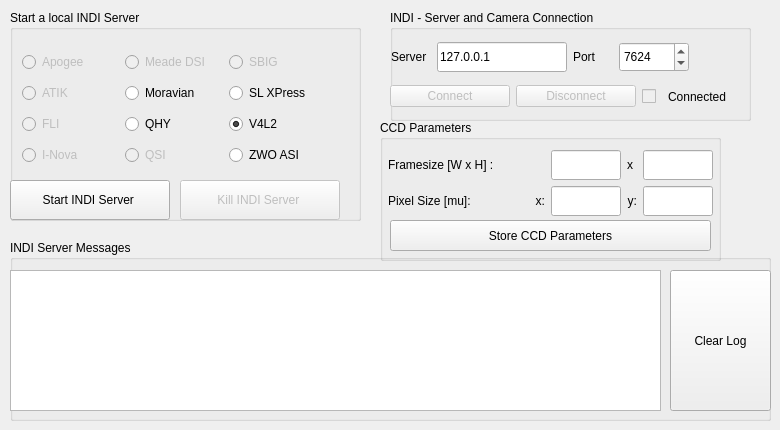
    <widget class="QWidget" name="INDITab">
     <attribute name="title">
      <string>INDI/CCD</string>
     </attribute>
     <widget class="QGroupBox" name="gbINDI">
      <property name="geometry">
       <rect>
        <x>390</x>
        <y>10</y>
        <width>361</width>
        <height>111</height>
       </rect>
      </property>
      <property name="title">
       <string>INDI - Server and Camera Connection</string>
      </property>
      <widget class="QWidget" name="layoutWidget">
       <property name="geometry">
        <rect>
         <x>1</x>
         <y>31</y>
         <width>298</width>
         <height>32</height>
        </rect>
       </property>
       <layout class="QHBoxLayout" name="horizontalLayout">
        <item>
         <widget class="QLabel" name="indiserverlabel">
          <property name="text">
           <string>Server</string>
          </property>
         </widget>
        </item>
        <item>
         <widget class="QLineEdit" name="leINDIServer">
          <property name="minimumSize">
           <size>
            <width>130</width>
            <height>30</height>
           </size>
          </property>
          <property name="maximumSize">
           <size>
            <width>130</width>
            <height>30</height>
           </size>
          </property>
          <property name="text">
           <string>127.0.0.1</string>
          </property>
         </widget>
        </item>
        <item>
         <widget class="QLabel" name="indiportlabel">
          <property name="text">
           <string>Port</string>
          </property>
         </widget>
        </item>
        <item>
         <widget class="QSpinBox" name="sbINDIPort">
          <property name="minimumSize">
           <size>
            <width>70</width>
            <height>30</height>
           </size>
          </property>
          <property name="maximumSize">
           <size>
            <width>70</width>
            <height>30</height>
           </size>
          </property>
          <property name="maximum">
           <number>255000</number>
          </property>
          <property name="value">
           <number>7624</number>
          </property>
         </widget>
        </item>
       </layout>
      </widget>
      <widget class="QWidget" name="layoutWidget">
       <property name="geometry">
        <rect>
         <x>0</x>
         <y>70</y>
         <width>355</width>
         <height>33</height>
        </rect>
       </property>
       <layout class="QHBoxLayout" name="horizontalLayout_2">
        <item>
         <widget class="QPushButton" name="pbConnectToServer">
          <property name="enabled">
           <bool>false</bool>
          </property>
          <property name="minimumSize">
           <size>
            <width>120</width>
            <height>0</height>
           </size>
          </property>
          <property name="maximumSize">
           <size>
            <width>120</width>
            <height>16777215</height>
           </size>
          </property>
          <property name="text">
           <string>Connect</string>
          </property>
         </widget>
        </item>
        <item>
         <widget class="QPushButton" name="pbDisconnectFromServer">
          <property name="enabled">
           <bool>false</bool>
          </property>
          <property name="minimumSize">
           <size>
            <width>120</width>
            <height>0</height>
           </size>
          </property>
          <property name="maximumSize">
           <size>
            <width>120</width>
            <height>16777215</height>
           </size>
          </property>
          <property name="text">
           <string>Disconnect</string>
          </property>
         </widget>
        </item>
        <item>
         <widget class="QCheckBox" name="cbIndiIsUp">
          <property name="enabled">
           <bool>false</bool>
          </property>
          <property name="minimumSize">
           <size>
            <width>20</width>
            <height>0</height>
           </size>
          </property>
          <property name="maximumSize">
           <size>
            <width>20</width>
            <height>16777215</height>
           </size>
          </property>
          <property name="text">
           <string/>
          </property>
          <property name="checkable">
           <bool>true</bool>
          </property>
         </widget>
        </item>
        <item>
         <widget class="QLabel" name="lINDI">
          <property name="text">
           <string>Connected</string>
          </property>
         </widget>
        </item>
       </layout>
      </widget>
     </widget>
     <widget class="QGroupBox" name="gbStartINDI">
      <property name="enabled">
       <bool>true</bool>
      </property>
      <property name="geometry">
       <rect>
        <x>10</x>
        <y>10</y>
        <width>351</width>
        <height>211</height>
       </rect>
      </property>
      <property name="title">
       <string>Start a local INDI Server</string>
      </property>
      <widget class="QPushButton" name="pbStartINDIServer">
       <property name="geometry">
        <rect>
         <x>0</x>
         <y>170</y>
         <width>160</width>
         <height>40</height>
        </rect>
       </property>
       <property name="minimumSize">
        <size>
         <width>160</width>
         <height>40</height>
        </size>
       </property>
       <property name="maximumSize">
        <size>
         <width>160</width>
         <height>40</height>
        </size>
       </property>
       <property name="text">
        <string>Start INDI Server </string>
       </property>
      </widget>
      <widget class="QWidget" name="layoutWidget">
       <property name="geometry">
        <rect>
         <x>12</x>
         <y>37</y>
         <width>304</width>
         <height>124</height>
        </rect>
       </property>
       <layout class="QGridLayout" name="gridLayout_12">
        <item row="0" column="0">
         <widget class="QRadioButton" name="rbApogee">
          <property name="enabled">
           <bool>false</bool>
          </property>
          <property name="text">
           <string>Apogee</string>
          </property>
         </widget>
        </item>
        <item row="0" column="1">
         <widget class="QRadioButton" name="rbMeadeDSI">
          <property name="enabled">
           <bool>false</bool>
          </property>
          <property name="text">
           <string>Meade DSI</string>
          </property>
         </widget>
        </item>
        <item row="0" column="2">
         <widget class="QRadioButton" name="rbSBIG">
          <property name="enabled">
           <bool>false</bool>
          </property>
          <property name="text">
           <string>SBIG</string>
          </property>
         </widget>
        </item>
        <item row="1" column="0">
         <widget class="QRadioButton" name="rbATIK">
          <property name="enabled">
           <bool>false</bool>
          </property>
          <property name="text">
           <string>ATIK</string>
          </property>
         </widget>
        </item>
        <item row="1" column="1">
         <widget class="QRadioButton" name="rbMoravian">
          <property name="enabled">
           <bool>true</bool>
          </property>
          <property name="text">
           <string>Moravian</string>
          </property>
         </widget>
        </item>
        <item row="1" column="2">
         <widget class="QRadioButton" name="rbSLXPress">
          <property name="enabled">
           <bool>true</bool>
          </property>
          <property name="text">
           <string>SL XPress</string>
          </property>
         </widget>
        </item>
        <item row="2" column="0">
         <widget class="QRadioButton" name="rbFLI">
          <property name="enabled">
           <bool>false</bool>
          </property>
          <property name="text">
           <string>FLI</string>
          </property>
         </widget>
        </item>
        <item row="2" column="1">
         <widget class="QRadioButton" name="rbQHYINDI">
          <property name="text">
           <string>QHY</string>
          </property>
          <property name="checked">
           <bool>false</bool>
          </property>
         </widget>
        </item>
        <item row="2" column="2">
         <widget class="QRadioButton" name="rbV4L2INDI">
          <property name="enabled">
           <bool>true</bool>
          </property>
          <property name="text">
           <string>V4L2</string>
          </property>
          <property name="checked">
           <bool>true</bool>
          </property>
         </widget>
        </item>
        <item row="3" column="0">
         <widget class="QRadioButton" name="rbINova">
          <property name="enabled">
           <bool>false</bool>
          </property>
          <property name="text">
           <string>I-Nova</string>
          </property>
         </widget>
        </item>
        <item row="3" column="1">
         <widget class="QRadioButton" name="rbQSI">
          <property name="enabled">
           <bool>false</bool>
          </property>
          <property name="text">
           <string>QSI</string>
          </property>
         </widget>
        </item>
        <item row="3" column="2">
         <widget class="QRadioButton" name="rbZWOINDI">
          <property name="enabled">
           <bool>true</bool>
          </property>
          <property name="text">
           <string>ZWO ASI</string>
          </property>
         </widget>
        </item>
       </layout>
      </widget>
      <widget class="QPushButton" name="pbKillINDIServer">
       <property name="enabled">
        <bool>false</bool>
       </property>
       <property name="geometry">
        <rect>
         <x>170</x>
         <y>170</y>
         <width>160</width>
         <height>40</height>
        </rect>
       </property>
       <property name="minimumSize">
        <size>
         <width>160</width>
         <height>40</height>
        </size>
       </property>
       <property name="maximumSize">
        <size>
         <width>160</width>
         <height>40</height>
        </size>
       </property>
       <property name="text">
        <string>Kill INDI Server </string>
       </property>
      </widget>
     </widget>
     <widget class="QGroupBox" name="gbINDIServer">
      <property name="geometry">
       <rect>
        <x>10</x>
        <y>240</y>
        <width>761</width>
        <height>181</height>
       </rect>
      </property>
      <property name="title">
       <string>INDI Server Messages</string>
      </property>
      <widget class="QPlainTextEdit" name="textEditINDIMsgs">
       <property name="enabled">
        <bool>true</bool>
       </property>
       <property name="geometry">
        <rect>
         <x>0</x>
         <y>30</y>
         <width>651</width>
         <height>141</height>
        </rect>
       </property>
       <property name="font">
        <font>
         <pointsize>9</pointsize>
        </font>
       </property>
       <property name="textInteractionFlags">
        <set>Qt::LinksAccessibleByMouse</set>
       </property>
      </widget>
      <widget class="QPushButton" name="pbClearINDILog">
       <property name="geometry">
        <rect>
         <x>660</x>
         <y>30</y>
         <width>101</width>
         <height>141</height>
        </rect>
       </property>
       <property name="text">
        <string>Clear Log</string>
       </property>
      </widget>
     </widget>
     <widget class="QGroupBox" name="gbCCDParams">
      <property name="geometry">
       <rect>
        <x>380</x>
        <y>120</y>
        <width>341</width>
        <height>141</height>
       </rect>
      </property>
      <property name="title">
       <string>CCD Parameters</string>
      </property>
      <widget class="QWidget" name="layoutWidget">
       <property name="geometry">
        <rect>
         <x>8</x>
         <y>30</y>
         <width>325</width>
         <height>68</height>
        </rect>
       </property>
       <layout class="QGridLayout" name="gridLayout_13">
        <item row="0" column="0">
         <widget class="QLabel" name="lFrameSize">
          <property name="text">
           <string>Framesize [W x H] :</string>
          </property>
         </widget>
        </item>
        <item row="0" column="1">
         <spacer name="horizontalSpacer">
          <property name="orientation">
           <enum>Qt::Horizontal</enum>
          </property>
          <property name="sizeHint" stdset="0">
           <size>
            <width>13</width>
            <height>20</height>
           </size>
          </property>
         </spacer>
        </item>
        <item row="0" column="2">
         <widget class="QLineEdit" name="leFrameSizeX">
          <property name="sizePolicy">
           <sizepolicy hsizetype="Fixed" vsizetype="Fixed">
            <horstretch>80</horstretch>
            <verstretch>25</verstretch>
           </sizepolicy>
          </property>
          <property name="minimumSize">
           <size>
            <width>70</width>
            <height>30</height>
           </size>
          </property>
          <property name="maximumSize">
           <size>
            <width>70</width>
            <height>30</height>
           </size>
          </property>
         </widget>
        </item>
        <item row="0" column="3">
         <widget class="QLabel" name="label_8">
          <property name="minimumSize">
           <size>
            <width>10</width>
            <height>25</height>
           </size>
          </property>
          <property name="maximumSize">
           <size>
            <width>10</width>
            <height>25</height>
           </size>
          </property>
          <property name="text">
           <string>x</string>
          </property>
         </widget>
        </item>
        <item row="0" column="4">
         <widget class="QLineEdit" name="leFrameSizeY">
          <property name="sizePolicy">
           <sizepolicy hsizetype="Fixed" vsizetype="Fixed">
            <horstretch>45</horstretch>
            <verstretch>25</verstretch>
           </sizepolicy>
          </property>
          <property name="minimumSize">
           <size>
            <width>70</width>
            <height>30</height>
           </size>
          </property>
          <property name="maximumSize">
           <size>
            <width>70</width>
            <height>30</height>
           </size>
          </property>
         </widget>
        </item>
        <item row="1" column="0">
         <widget class="QLabel" name="lPixelSize">
          <property name="text">
           <string>Pixel Size [mu]:</string>
          </property>
         </widget>
        </item>
        <item row="1" column="1">
         <widget class="QLabel" name="lpsx">
          <property name="text">
           <string>x:</string>
          </property>
          <property name="alignment">
           <set>Qt::AlignRight|Qt::AlignTrailing|Qt::AlignVCenter</set>
          </property>
         </widget>
        </item>
        <item row="1" column="2">
         <widget class="QLineEdit" name="lePixelSizeX">
          <property name="sizePolicy">
           <sizepolicy hsizetype="Fixed" vsizetype="Fixed">
            <horstretch>50</horstretch>
            <verstretch>25</verstretch>
           </sizepolicy>
          </property>
          <property name="minimumSize">
           <size>
            <width>70</width>
            <height>30</height>
           </size>
          </property>
          <property name="maximumSize">
           <size>
            <width>70</width>
            <height>30</height>
           </size>
          </property>
         </widget>
        </item>
        <item row="1" column="3">
         <widget class="QLabel" name="lpsy">
          <property name="text">
           <string>y:</string>
          </property>
          <property name="alignment">
           <set>Qt::AlignRight|Qt::AlignTrailing|Qt::AlignVCenter</set>
          </property>
         </widget>
        </item>
        <item row="1" column="4">
         <widget class="QLineEdit" name="lePixelSizeY">
          <property name="sizePolicy">
           <sizepolicy hsizetype="Fixed" vsizetype="Fixed">
            <horstretch>50</horstretch>
            <verstretch>25</verstretch>
           </sizepolicy>
          </property>
          <property name="minimumSize">
           <size>
            <width>70</width>
            <height>30</height>
           </size>
          </property>
          <property name="maximumSize">
           <size>
            <width>70</width>
            <height>30</height>
           </size>
          </property>
         </widget>
        </item>
       </layout>
      </widget>
      <widget class="QPushButton" name="pbStoreCCDParameters">
       <property name="geometry">
        <rect>
         <x>10</x>
         <y>100</y>
         <width>321</width>
         <height>31</height>
        </rect>
       </property>
       <property name="text">
        <string>Store CCD Parameters</string>
       </property>
      </widget>
     </widget>
    </widget>
